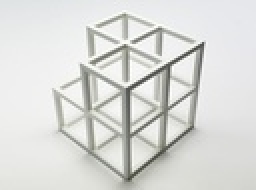
%> input picture input_ex3.jpg, 128 x 95 px, shrunk from 500 x 370 before the run (shown 2 times larger)
$ octave --eval "result = HWQ1;"   (GNU Octave 9; MATLAB toolbox functions it lacks are replaced by stand-ins)
%> lines starting %> are read from the running program, lines starting %| are printed output that depends on the picture; in (x1, y1, x2, y2) boxes, pixels count from 0 and x2, y2 are one past the last pixel; in counts of white or black regions, pixels touching at a corner belong together; the program's own positions count from 1
### guassfilter.m

function [out, ix, iy] = guassfilter(radius, Image)
    structSize = radius * 2 + 1;
    hsize=[structSize structSize];
    sigma=.5;
    [imgYSize, imgXSize]= size(Image);

    g=fspecial('gaussian',hsize,sigma);
    [hStructure, vStructure]=gradient(g);

    out = [];
    ix = [];
    iy = [];
    for yCenter = 1+radius:imgYSize-radius
       for xCenter = 1+radius:imgXSize-radius
           h = 0;
           v = 0;
           % iterate structure
           for yStr = 1:structSize
               for xStr = 1:structSize
                   % convert struct coordinates to image coordinates
                   yProjected = yCenter + yStr - radius - 1;
                   xProjected = xCenter + xStr - radius - 1;
                   h = h + hStructure(yStr, xStr) * Image(yProjected, xProjected);
                   v = v + vStructure(yStr, xStr) * Image(yProjected, xProjected);
               end
           end
           out(yCenter, xCenter) = sqrt(power(h, 2)+power(v, 2));
           ix(yCenter, xCenter) = h;
           iy(yCenter, xCenter) = v;
       end
    end
end

### hough_line.m
function [thetas,Pind,H]= hough_line(bw, out)
clc; home;
close all hidden

    subplot(3,2,1), imshow(out); title('Original in B/W');
    subplot(3,2,2), imshow(bw), title('Image 0.05 threshold');


    %E
    %houghline
    [height, width] = size(bw);
    %Pmax = ceil(sqrt(width * width + height * height));
    Pmax = ceil (sqrt(power(width - 1,2)+power(height -1 ,2)));
    thetas = -90:89;
    Pind = -Pmax:Pmax;
    H =  zeros(Pmax * 2 + 1, 180);

    for y=1:height % for all columns
        for x=1:width % for all rows
            if(bw(y, x) == 1)% if the pixel is ONE (part of the edge) then process it
                for t=thetas;
                    p = round((x * cos(t * pi/180) + y * sin(t * pi/180)));
                    p = find(Pind == p);
                    thetai = find(thetas==t);
                    H(p,thetai) = H(p,thetai) + 1;
                end
            end
        end
    end
    subplot(3,2,3),
    imagesc(thetas,Pind,H), colormap('gray'); title('Hough voting array');

    % G
    % https://de.mathworks.com/help/images/ref/houghlines.html
    P = houghpeaks(H,20,'threshold',ceil(0.3*max(H(:))));

    % H
    subplot(3,2,4),
    imagesc(thetas,Pind,H), colormap('gray'); title('Hough Peaks');
    axis on, axis normal, hold on;
    plot(thetas(P(:,2)),Pind(P(:,1)),'s','color','blue');

    %I
    %houghlines
    lines = houghlines(bw,thetas,Pind,P,'FillGap',20,'MinLength',20);

    %J
    figure, imshow(out),title('Hough Line'); hold on
    max_len = 0;
        for k = 1:length(lines)
           xy = [lines(k).point1; lines(k).point2];
           plot(xy(:,1),xy(:,2),'LineWidth',2,'Color','green');
           % Plot beginnings and ends of lines
           plot(xy(1,1),xy(1,2),'x','LineWidth',2,'Color','yellow');
           plot(xy(2,1),xy(2,2),'x','LineWidth',2,'Color','red');
           len = norm(lines(k).point1 - lines(k).point2);
           if ( len > max_len)
               max_len = len;
               xy_long = xy;
           end
        end

    plot(xy_long(:,1),xy_long(:,2),'LineWidth',2,'Color','cyan');

end

### HWQ1.m

function [out]=HWQ1()
    clc; home;
    close all hidden

    %A
    Img = imread('input_ex3.jpg');
%> Img is the input picture: size 95x128x3 uint8; mean R, G, B 218.4, 219.2, 216.6
    I = (uint8(mean(Img, 3)));
    K = mat2gray(I);

    %B
    radius = 1;
    [out, ix, iy] = guassfilter(radius, K);
%> after the loop in guassfilter, `for yCenter = 1+radius:imgYSize-radius`:
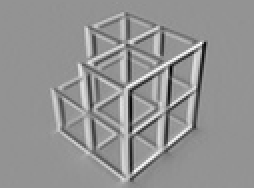
%> ix: size 94x127 double (shown 2 times larger); min -0.593, max 0.434, mean 0.000436; drawn with min black and max white
%> after the loop in guassfilter, `for yCenter = 1+radius:imgYSize-radius`:
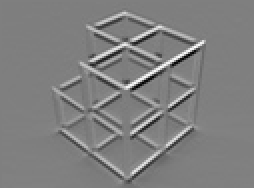
%> iy: size 94x127 double (shown 2 times larger); min -0.592, max 0.591, mean 0.00118; drawn with min black and max white
%> after the loop in guassfilter, `for yCenter = 1+radius:imgYSize-radius`:
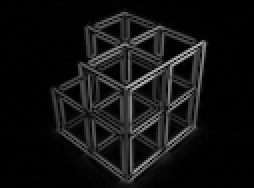
%> out: size 94x127 double (shown 2 times larger); min 0, max 0.73, mean 0.0711

    %C out = gradient magnitude image

    %D
    bw = im2bw(out,0.05);%0.05 = threshold
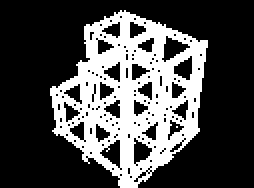
%> bw: size 94x127 logical (shown 2 times larger); 29.5% white; 2 white regions (1 under 20 px), largest, box (x1, y1, x2, y2) and area: (25, 5, 104, 94) 3523

    %E
    hough_line(bw, out)
%> after the loop in hough_line, `for y=1:height`:
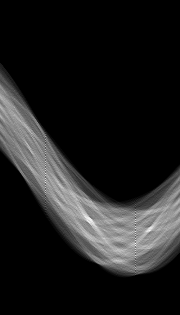
%> H: size 315x180 double; min 0, max 93, mean 11.2; drawn with min black and max white
%> after the loop in hough_line, `for y=1:height`: p = 253; thetai = 180
%> in hough_line, `P = houghpeaks(H,20,'threshold',ceil(0.3*max(H(:))));`: P = 20 rows, first 12: [244 136; 231 150; 219 89; 221 92; 218 86; 183 46; 232 136; 174 46; 232 147; 249 136; 256 136; 226 95]
%> in hough_line, `plot(thetas(P(:,2)),Pind(P(:,1)),'s','color','blue');`:
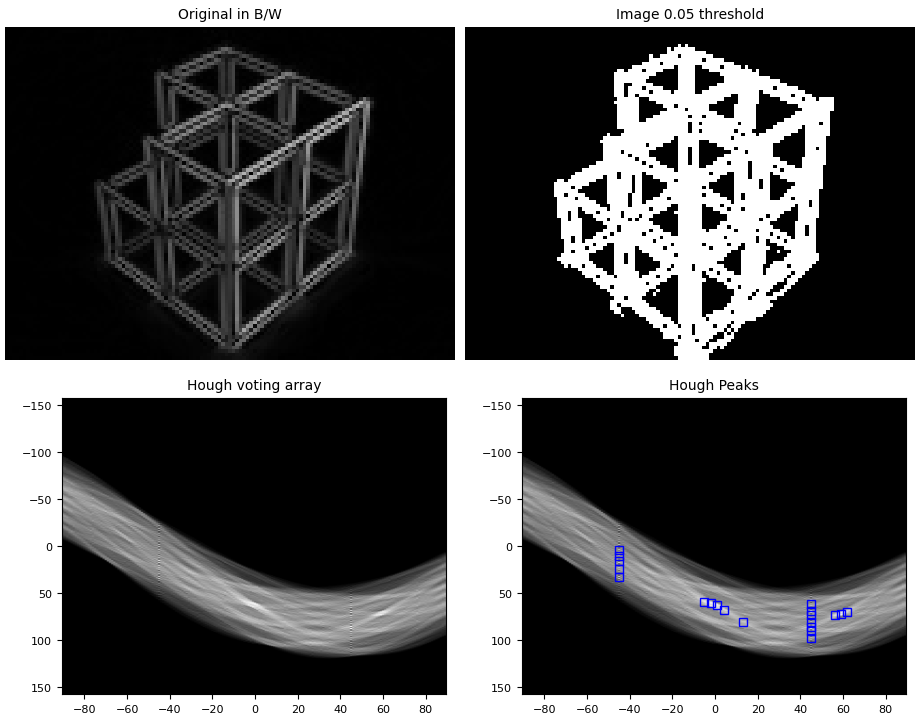
%> figure redrawn from the program's plot data, 4 panels
%> in hough_line, `lines = houghlines(bw,thetas,Pind,P,'FillGap',20,'MinLength',20);`: lines = 20 lines; longest, point1 to point2 (x, y): (62, 7) to (69, 94), (62, 7) to (65, 94), (103, 26) to (28, 66), (103, 21) to (33, 69), (104, 24) to (32, 68), (43, 80) to (103, 21)
%> the loop in hough_line, `for k = 1:length(lines)` made 20 passes
%> (len, max_len, xy_long) on passes 1, 2, 3, 6: (84.15, 84.15, [43 80; 103 21]), (84.38, 84.38, [104 24; 32 68]), (87.05, 87.05, [62 7; 65 94]), (87.28, 87.28, [62 7; 69 94])
%> (xy, len) on passes 4, 5, 7, 8, 9, 10: ([63 31; 63 87], 56), ([64 7; 64 27], 20), ([48 12; 100 65], 74.25), ([89 17; 36 71], 75.66), ([43 20; 94 72], 72.84), ([103 21; 33 69], 84.88)
%> ans = 180 values from -90 to 89
%> `result = HWQ1;`:
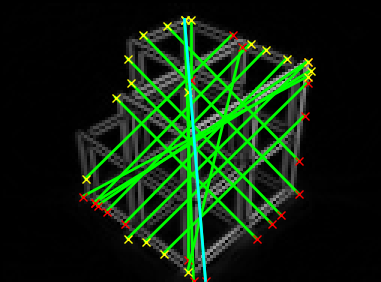
%> figure redrawn from the program's plot data; shown 3 times larger; its title reads 'Hough Line'

end
